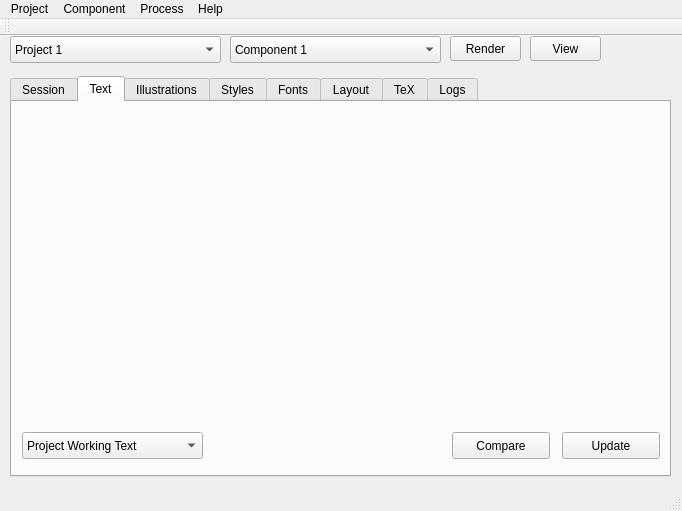
<?xml version="1.0" encoding="UTF-8"?>
<ui version="4.0">
 <class>MainWindow</class>
 <widget class="QMainWindow" name="MainWindow">
  <property name="geometry">
   <rect>
    <x>0</x>
    <y>0</y>
    <width>682</width>
    <height>511</height>
   </rect>
  </property>
  <property name="maximumSize">
   <size>
    <width>1650000</width>
    <height>1650000</height>
   </size>
  </property>
  <property name="windowTitle">
   <string>Rapuma-USFM</string>
  </property>
  <property name="toolTip">
   <string>Rapuma (Rapid Publication Manager)</string>
  </property>
  <widget class="QWidget" name="centralWidget">
   <widget class="QComboBox" name="ProjectSelector">
    <property name="geometry">
     <rect>
      <x>10</x>
      <y>0</y>
      <width>211</width>
      <height>27</height>
     </rect>
    </property>
    <property name="toolTip">
     <string comment="Project selection list">Project selection list</string>
    </property>
    <item>
     <property name="text">
      <string>Project 1</string>
     </property>
    </item>
    <item>
     <property name="text">
      <string>Project 2</string>
     </property>
    </item>
    <item>
     <property name="text">
      <string>Project 3</string>
     </property>
    </item>
    <item>
     <property name="text">
      <string>Project 4</string>
     </property>
    </item>
   </widget>
   <widget class="QComboBox" name="comboBox">
    <property name="geometry">
     <rect>
      <x>230</x>
      <y>0</y>
      <width>211</width>
      <height>27</height>
     </rect>
    </property>
    <property name="toolTip">
     <string>Component selection list</string>
    </property>
    <item>
     <property name="text">
      <string>Component 1</string>
     </property>
    </item>
    <item>
     <property name="text">
      <string>Component 2</string>
     </property>
    </item>
    <item>
     <property name="text">
      <string>Component 3</string>
     </property>
    </item>
    <item>
     <property name="text">
      <string>Component 4</string>
     </property>
    </item>
    <item>
     <property name="text">
      <string>Component 5</string>
     </property>
    </item>
    <item>
     <property name="text">
      <string>Component 6</string>
     </property>
    </item>
   </widget>
   <widget class="QTabWidget" name="tabWidget">
    <property name="geometry">
     <rect>
      <x>10</x>
      <y>40</y>
      <width>661</width>
      <height>401</height>
     </rect>
    </property>
    <property name="currentIndex">
     <number>1</number>
    </property>
    <widget class="QWidget" name="Action_tab">
     <property name="toolTip">
      <string>Action</string>
     </property>
     <property name="accessibleName">
      <string/>
     </property>
     <attribute name="title">
      <string>Session</string>
     </attribute>
    </widget>
    <widget class="QWidget" name="Text_tab">
     <attribute name="title">
      <string>Text</string>
     </attribute>
     <widget class="QPushButton" name="pushButton">
      <property name="geometry">
       <rect>
        <x>440</x>
        <y>330</y>
        <width>98</width>
        <height>27</height>
       </rect>
      </property>
      <property name="text">
       <string>Compare</string>
      </property>
     </widget>
     <widget class="QPushButton" name="pushButton_2">
      <property name="geometry">
       <rect>
        <x>550</x>
        <y>330</y>
        <width>98</width>
        <height>27</height>
       </rect>
      </property>
      <property name="text">
       <string>Update</string>
      </property>
     </widget>
     <widget class="QComboBox" name="comboBox_2">
      <property name="geometry">
       <rect>
        <x>10</x>
        <y>330</y>
        <width>181</width>
        <height>27</height>
       </rect>
      </property>
      <item>
       <property name="text">
        <string>Project Working Text</string>
       </property>
      </item>
      <item>
       <property name="text">
        <string>Source Text</string>
       </property>
      </item>
      <item>
       <property name="text">
        <string>Adjustments</string>
       </property>
      </item>
     </widget>
    </widget>
    <widget class="QWidget" name="Illustrations_tab">
     <attribute name="title">
      <string>Illustrations</string>
     </attribute>
    </widget>
    <widget class="QWidget" name="Styles_tab">
     <attribute name="title">
      <string>Styles</string>
     </attribute>
     <widget class="QComboBox" name="comboBox_4">
      <property name="geometry">
       <rect>
        <x>9</x>
        <y>334</y>
        <width>121</width>
        <height>27</height>
       </rect>
      </property>
      <item>
       <property name="text">
        <string>Component</string>
       </property>
      </item>
      <item>
       <property name="text">
        <string>Custom</string>
       </property>
      </item>
      <item>
       <property name="text">
        <string>Default</string>
       </property>
      </item>
     </widget>
    </widget>
    <widget class="QWidget" name="Font_tab">
     <attribute name="title">
      <string>Fonts</string>
     </attribute>
    </widget>
    <widget class="QWidget" name="Layout_tab">
     <attribute name="title">
      <string>Layout</string>
     </attribute>
    </widget>
    <widget class="QWidget" name="tab_2">
     <attribute name="title">
      <string>TeX</string>
     </attribute>
    </widget>
    <widget class="QWidget" name="tab_7">
     <attribute name="title">
      <string>Logs</string>
     </attribute>
     <widget class="QComboBox" name="comboBox_3">
      <property name="geometry">
       <rect>
        <x>10</x>
        <y>330</y>
        <width>151</width>
        <height>27</height>
       </rect>
      </property>
      <item>
       <property name="text">
        <string>Rapuma Log</string>
       </property>
      </item>
      <item>
       <property name="text">
        <string>XeTeX Log</string>
       </property>
      </item>
      <item>
       <property name="text">
        <string>Rapuma Error Log</string>
       </property>
      </item>
     </widget>
    </widget>
   </widget>
   <widget class="QToolButton" name="toolButton">
    <property name="geometry">
     <rect>
      <x>450</x>
      <y>0</y>
      <width>71</width>
      <height>25</height>
     </rect>
    </property>
    <property name="text">
     <string>Render</string>
    </property>
   </widget>
   <widget class="QToolButton" name="toolButton_2">
    <property name="geometry">
     <rect>
      <x>530</x>
      <y>0</y>
      <width>71</width>
      <height>25</height>
     </rect>
    </property>
    <property name="text">
     <string>View</string>
    </property>
   </widget>
  </widget>
  <widget class="QMenuBar" name="menuBar">
   <property name="geometry">
    <rect>
     <x>0</x>
     <y>0</y>
     <width>682</width>
     <height>25</height>
    </rect>
   </property>
   <widget class="QMenu" name="menuFile">
    <property name="title">
     <string>Project</string>
    </property>
    <addaction name="actionNew_Project"/>
    <addaction name="actionOpen_Project"/>
    <addaction name="separator"/>
    <addaction name="actionArchive"/>
    <addaction name="actionBackup"/>
    <addaction name="actionCreate_Template"/>
    <addaction name="separator"/>
    <addaction name="actionQuit"/>
   </widget>
   <widget class="QMenu" name="menuComponent">
    <property name="title">
     <string>Component</string>
    </property>
    <addaction name="actionRender"/>
    <addaction name="actionView"/>
    <addaction name="separator"/>
    <addaction name="actionImport"/>
    <addaction name="actionRemove"/>
    <addaction name="actionUpdate"/>
    <addaction name="actionGroup"/>
   </widget>
   <widget class="QMenu" name="menuView">
    <property name="title">
     <string>Process</string>
    </property>
    <addaction name="actionAdd"/>
    <addaction name="actionRemove_2"/>
    <addaction name="actionEdit"/>
    <addaction name="actionRun"/>
   </widget>
   <widget class="QMenu" name="menuHelp">
    <property name="title">
     <string>Help</string>
    </property>
    <addaction name="actionAbout"/>
   </widget>
   <addaction name="menuFile"/>
   <addaction name="menuComponent"/>
   <addaction name="menuView"/>
   <addaction name="menuHelp"/>
  </widget>
  <widget class="QToolBar" name="mainToolBar">
   <property name="windowTitle">
    <string>Tool Bar</string>
   </property>
   <attribute name="toolBarArea">
    <enum>TopToolBarArea</enum>
   </attribute>
   <attribute name="toolBarBreak">
    <bool>false</bool>
   </attribute>
  </widget>
  <widget class="QStatusBar" name="statusBar"/>
  <action name="actionNew_Project">
   <property name="text">
    <string>New</string>
   </property>
  </action>
  <action name="actionOpen_Project">
   <property name="text">
    <string>Open</string>
   </property>
  </action>
  <action name="actionArchive">
   <property name="text">
    <string>Archive</string>
   </property>
  </action>
  <action name="actionBackup">
   <property name="text">
    <string>Backup</string>
   </property>
  </action>
  <action name="actionCreate_Template">
   <property name="text">
    <string>Template</string>
   </property>
  </action>
  <action name="actionQuit">
   <property name="text">
    <string>Quit</string>
   </property>
  </action>
  <action name="actionImport">
   <property name="text">
    <string>Add</string>
   </property>
  </action>
  <action name="actionRemove">
   <property name="text">
    <string>Remove</string>
   </property>
  </action>
  <action name="actionUpdate">
   <property name="text">
    <string>Update</string>
   </property>
  </action>
  <action name="actionGroup">
   <property name="text">
    <string>Group</string>
   </property>
  </action>
  <action name="actionAbout">
   <property name="text">
    <string>About</string>
   </property>
  </action>
  <action name="actionRender">
   <property name="text">
    <string>Render</string>
   </property>
   <property name="shortcut">
    <string>Ctrl+Shift+R</string>
   </property>
  </action>
  <action name="actionView">
   <property name="text">
    <string>View</string>
   </property>
   <property name="shortcut">
    <string>Ctrl+Shift+V</string>
   </property>
   <property name="shortcutContext">
    <enum>Qt::WindowShortcut</enum>
   </property>
  </action>
  <action name="actionAdd">
   <property name="text">
    <string>Add</string>
   </property>
  </action>
  <action name="actionRemove_2">
   <property name="text">
    <string>Remove</string>
   </property>
  </action>
  <action name="actionEdit">
   <property name="text">
    <string>Edit</string>
   </property>
  </action>
  <action name="actionRun">
   <property name="text">
    <string>Run</string>
   </property>
  </action>
 </widget>
 <layoutdefault spacing="6" margin="11"/>
 <resources/>
 <connections/>
</ui>
